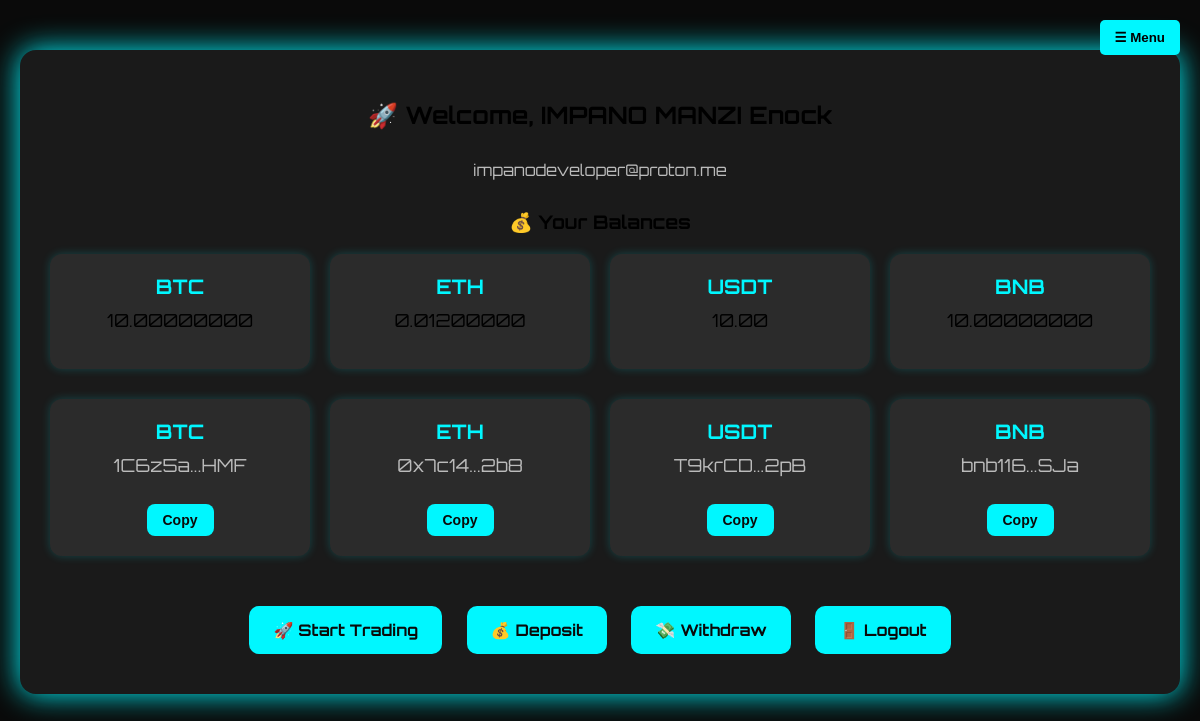
/dash/ (signed in), run on the app's committed database.
### db/models.py (models this page shows, shortened)
class User(UserMixin, db.Model):
    __tablename__ = 'users'
    id = db.Column(db.Integer, primary_key=True)
    full_name = db.Column(db.String(255), nullable=False)
    email = db.Column(db.String(255), nullable=False, unique=True)
    password = db.Column(db.String(255), nullable=False)
    withdraw_password = db.Column(db.String(255), nullable=False)
    role = db.Column(SQLAlchemyEnum(UserRole), nullable=False, default=UserRole.USER)
    created_at = db.Column(db.DateTime, default=datetime.utcnow)
    updated_at = db.Column(db.DateTime, default=datetime.utcnow, onupdate=datetime.utcnow)
    kyc = db.relationship('KYC', back_populates='user', uselist=False, cascade='all, delete-orphan')
    account = db.relationship('Account', back_populates='user', uselist=False)
    btc_wallet = db.relationship('BTCWallet', back_populates='user', cascade='all, delete-orphan', uselist=False)
    eth_wallet = db.relationship('ETHWallet', back_populates='user', cascade='all, delete-orphan',uselist=False)
    usdt_wallet = db.relationship('USDTWallet', back_populates='user', cascade='all, delete-orphan',uselist=False)
    bnb_wallet= db.relationship('BNBWallet', back_populates='user', cascade='all, delete-orphan',uselist=False)

class Account(db.Model):
    __tablename__ = 'account'
    id = db.Column(db.Integer, primary_key=True)
    user_id = db.Column(db.Integer, db.ForeignKey('users.id'), nullable=False, unique=True)
    account_status = db.Column(db.String(50), nullable=False)
    BTC = db.Column(db.Numeric(precision=18, scale=8), nullable=True, default=0)
    ETH = db.Column(db.Numeric(precision=18, scale=8), nullable=False, default=0)
    USDT = db.Column(db.Numeric(precision=18, scale=2), nullable=True, default=0)
    BNB = db.Column(db.Numeric(precision=18, scale=8), nullable=True, default=0)
    user = db.relationship('User', back_populates='account')

class BTCWallet(db.Model):
    __tablename__ = 'btc_wallets'
    id = db.Column(db.Integer, primary_key=True)
    user_id = db.Column(db.Integer, db.ForeignKey('users.id'), nullable=False,  unique=True)
    deposit = db.Column(db.String(255), nullable=False)
    withdraw= db.Column(db.String(255), nullable=False)
    deposit_key = db.Column(db.String(255), nullable=False)
    withdraw_key = db.Column(db.String(255), nullable=False)
    created_at = db.Column(db.DateTime, default=datetime.utcnow)
    user = db.relationship('User', back_populates='btc_wallet')

class ETHWallet(db.Model):
    __tablename__ = 'eth_wallets'
    id = db.Column(db.Integer, primary_key=True)
    user_id = db.Column(db.Integer, db.ForeignKey('users.id'), nullable=False, unique=True)
    deposit = db.Column(db.String(255), nullable=False)
    withdraw = db.Column(db.String(255), nullable=False)
    deposit_key = db.Column(db.String(255), nullable=False)
    withdraw_key = db.Column(db.String(255), nullable=False)
    created_at = db.Column(db.DateTime, default=datetime.utcnow)
    user = db.relationship('User', back_populates='eth_wallet')

class USDTWallet(db.Model):
    __tablename__ = 'usdt_wallets'
    id = db.Column(db.Integer, primary_key=True)
    user_id = db.Column(db.Integer, db.ForeignKey('users.id'), nullable=False,unique=True)
    deposit = db.Column(db.String(255), nullable=False)
    withdraw = db.Column(db.String(255), nullable=False)
    deposit_key = db.Column(db.String(255), nullable=False)
    withdraw_key = db.Column(db.String(255), nullable=False)
    created_at = db.Column(db.DateTime, default=datetime.utcnow)
    network = db.Column(db.String(50), nullable=False, default='TRC20')  # Could be ERC20 or TRC20
    user = db.relationship('User', back_populates='usdt_wallet')

class BNBWallet(db.Model):
    __tablename__ = 'bnb_wallets'
    id = db.Column(db.Integer, primary_key=True)
    user_id = db.Column(db.Integer, db.ForeignKey('users.id'), nullable=False, unique=True)
    deposit = db.Column(db.String(255), nullable=False)
    withdraw = db.Column(db.String(255), nullable=False)
    deposit_key = db.Column(db.String(255), nullable=False)
    withdraw_key = db.Column(db.String(255), nullable=False)
    created_at = db.Column(db.DateTime, default=datetime.utcnow)
    user = db.relationship('User', back_populates='bnb_wallet')

### blueprints/dashboard.py (the view)
@dash_bprt.route("/", methods=["GET", "POST"])
@login_required
def dashboard():
    user_info = {
            'full_name': current_user.full_name,
            'email': current_user.email,
            'balances': {
                'BTC': current_user.account.BTC,
                'ETH': current_user.account.ETH,
                'USDT':current_user.account.USDT,
                'BNB': current_user.account.BNB
            },
            'deposit_addresses': {
                'BTC': current_user.btc_wallet.deposit,
                'ETH': current_user.eth_wallet.deposit,
                'USDT': current_user.usdt_wallet.deposit,
                'BNB': current_user.bnb_wallet.deposit
            }
        }
    return render_template('user/dashboard.html', user=user_info)

### app.py (called while the page is built)
@login_manager.user_loader
def load_user(user_id):
    return User.query.get(int(user_id))

### templates/user/dashboard.html (shortened to what this page needs)
<!DOCTYPE html>
<html lang="en">
<head>
    <link rel="stylesheet" href="{{ url_for('static', filename='css/user/style.css') }}">
</head>
<body class="bg-dark text-light">
        <div class="menu-container">
            <button class="menu-btn" onclick="toggleMenu()">☰ Menu</button>
        </div>
    <div class="dashboard-container">
        <div class="dashboard-header">
            <h2>🚀 Welcome, {{ user.full_name }}</h2>
            <p class="subtitle">{{ user.email }}</p>
        </div>
        <div class="balances-section">
            <h3>💰 Your Balances</h3>
            <div class="balances-grid">
                {% for coin, amount in user.balances.items() %}
                <div class="balance-card">
                    <h4>{{ coin }}</h4>
                    <p>{{ amount }}</p>
                </div>
                {% endfor %}
            </div>
        </div>
        <div class="deposit-grid">
            {% for coin, address in user.deposit_addresses.items() %}
            <div class="deposit-card">
                <h4>{{ coin }}</h4>
                <p class="wallet-address" id="address-{{ loop.index }}" data-full="{{ address }}">
                    {{ address[:6] }}...{{ address[-3:] }}
                </p>
                <button class="copy-btn" onclick="copyAddress('address-{{ loop.index }}')">Copy</button>
            </div>
            {% endfor %}
        </div>
        <div class="dashboard-buttons">
            <a href="{{ url_for('trading.trade') }}" class="btn">🚀 Start Trading</a>
            <a href="{{ url_for('account.deposit') }}" class="btn">💰 Deposit</a>
            <a href="{{ url_for('account.withdraw') }}" class="btn">💸 Withdraw</a>
            <a href="{{ url_for('auth.logout') }}" class="btn btn-logout">🚪 Logout</a>
        </div>
    </div>
</body>
</html>

### static/css/user/style.css (style rules this page uses)
body { font-family: 'Orbitron', sans-serif; background: #0a0a0a; margin: 0; padding: 0; }
.dashboard-container { max-width: 1100px; margin: 50px auto; padding: 30px; background: #1a1a1a; border-radius: 16px; box-shadow: 0 0 30px #00f7ff; text-align: center; }
.dashboard-header { margin-bottom: 30px; }
.subtitle { font-size: 16px; color: #bbb; }
.balances-section, .deposit-section { margin: 30px 0; text-align: center; }
.balances-grid, .deposit-grid { display: grid; grid-template-columns: repeat(auto-fit, minmax(200px, 1fr)); gap: 20px; margin-top: 20px; }
.balance-card, .deposit-card { background: #2b2b2b; padding: 20px; border-radius: 12px; box-shadow: 0 0 10px #00f7ff33; transition: 0.3s; }
.balance-card h4, .deposit-card h4 { margin: 0; font-size: 20px; color: #00f7ff; }
.balance-card p, .deposit-card p { margin-top: 10px; font-size: 18px; }
.wallet-address { font-size: 14px; color: #bbb; word-break: break-all; }
.dashboard-buttons { margin-top: 40px; }
.btn { display: inline-block; background: #00f7ff; color: #0f0f0f; padding: 14px 24px; margin: 10px; border-radius: 10px; text-decoration: none; font-weight: bold; transition: 0.3s; }
.btn-logout { background: #ff4d4d; }
.copy-btn { margin-top: 10px; padding: 8px 16px; background-color: #00f7ff; border: none; border-radius: 8px; font-size: 14px; font-weight: bold; cursor: pointer; color: #0a0a0a; transition: 0.3s; }
h2 { margin-bottom: 30px; }
.btn { background: #00f7ff; color: #0a0a0a; padding: 14px 24px; border-radius: 10px; font-weight: bold; cursor: pointer; transition: 0.3s; }

### templates/user/dashboard.html (style rules this page uses)
.menu-container { position: absolute; top: 20px; right: 20px; }
.menu-btn { background-color: #00f7ff; border: none; padding: 10px 15px; border-radius: 5px; color: black; font-weight: bold; cursor: pointer; }

### data on the page
User: full_name "IMPANO MANZI Enock", email "impanodeveloper@proton.me"
Account: balances "10.00000000" "0.01200000" "10.00" "10.00000000"
BTCWallet: coin "BTC", deposit "1C6z5a", deposit "HMF"
ETHWallet: coin "ETH", deposit "0x7c14", deposit "2b8"
USDTWallet: coin "USDT", deposit "T9krCD", deposit "2pB"
BNBWallet: coin "BNB", deposit "bnb116", deposit "SJa"

### other printed values
{{ coin }} "BTC" "ETH" "USDT" "BNB"
